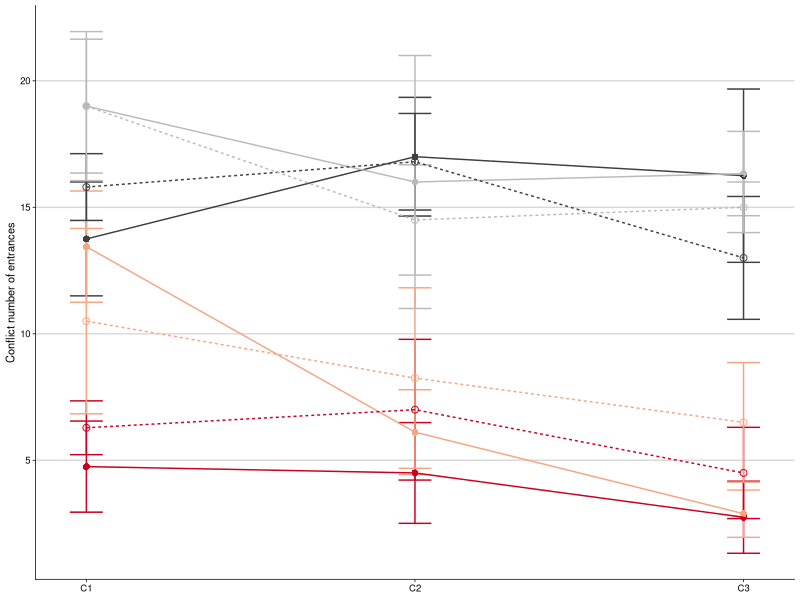
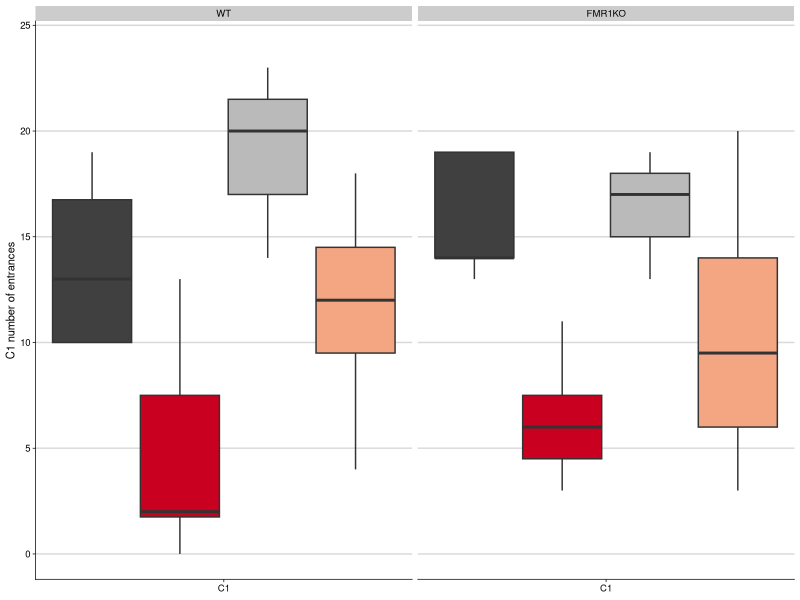
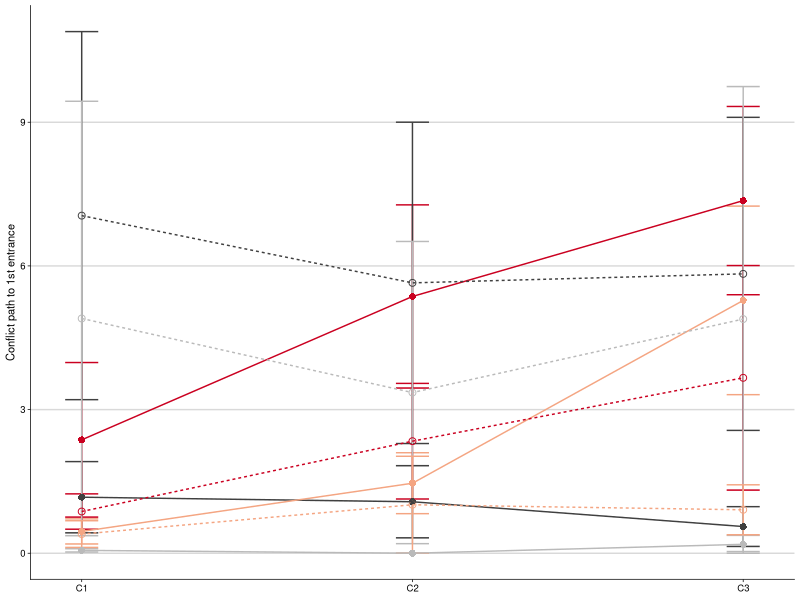
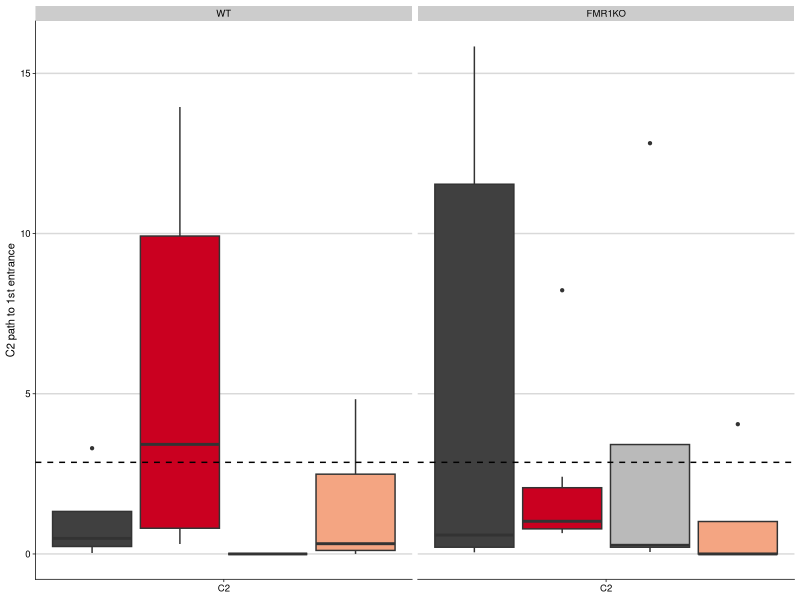
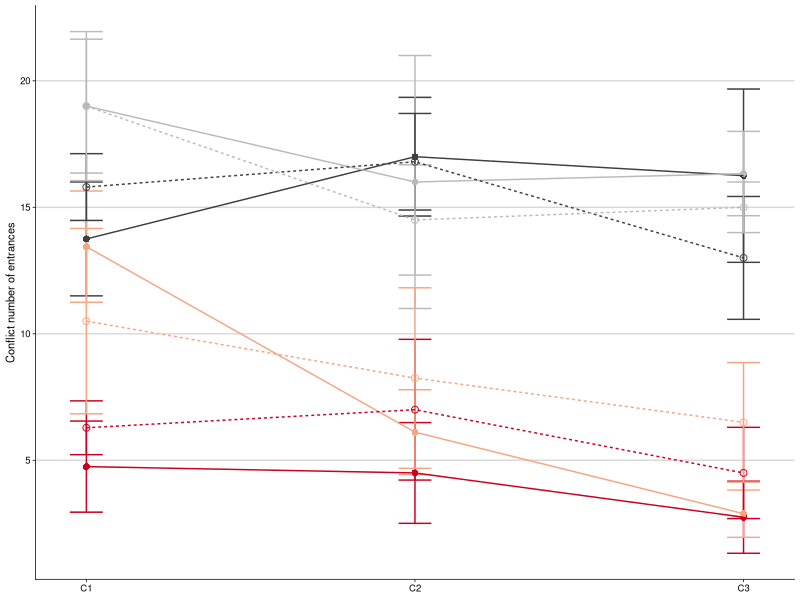
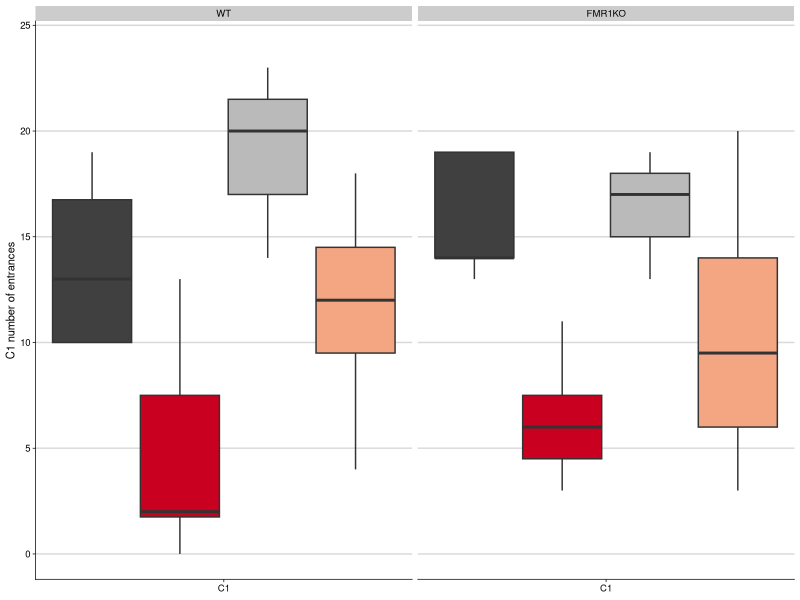
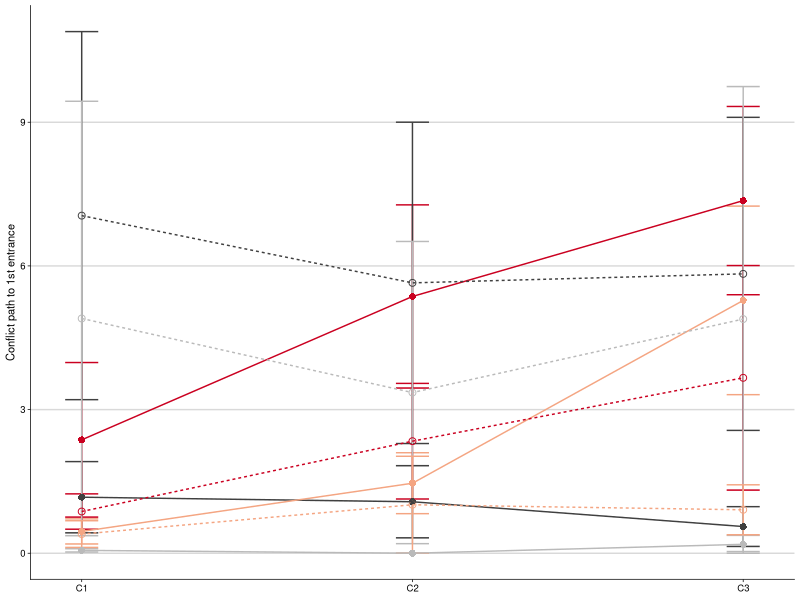
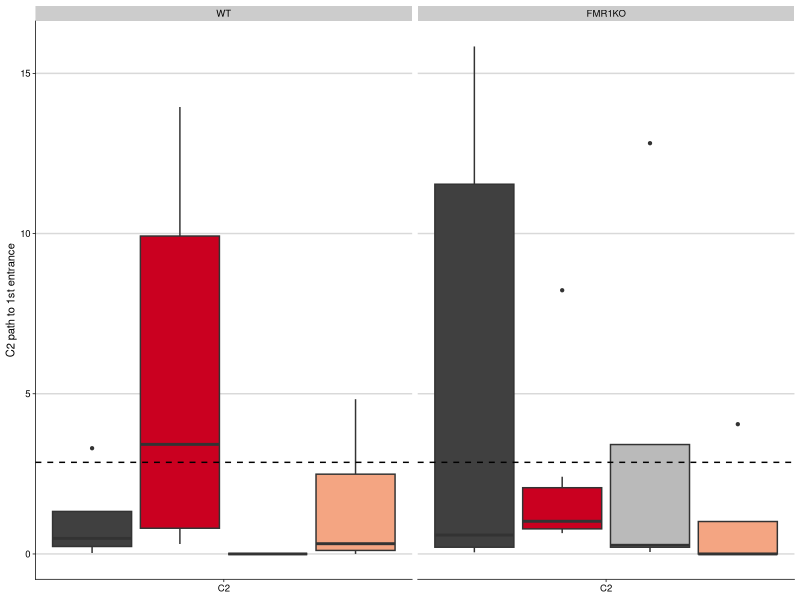

Write R code to recreate these figures, in order.
## ---- chunk 1
library(dplyr) # for subsetting data 
library(car) # for fancy ANOVA
library(ggplot2) # for plotting
library(cowplot) # for "easier"" ggplot themes

knitr::opts_chunk$set(fig.path = '../figures/01_behavior/')

colorvalAPA2 <-  c( "#404040","#ca0020", "#bababa", "#f4a582")
## ---- chunk 2
behavior <- read.csv("../results/behaviordata.csv", header = T)
behavior$APA2 <- factor(behavior$APA2, levels = c("yoked-consistent","consistent", "yoked-conflict","conflict")) ## relevel then rename factors treatment
behavior$Genotype <- factor(behavior$Genotype, levels = c("WT","FMR1KO")) # relevel genotype

PathNum <- read.csv("../results/behaviordatasummary.csv", header = T)
PathNum$APA2 <- factor(PathNum$APA2, levels = c("yoked-consistent","consistent", "yoked-conflict","conflict")) ## relevel then rename factors treatment
PathNum$Genotype <- factor(PathNum$Genotype, levels = c("WT","FMR1KO")) # relevel genotype

## ---- chunk 3
conflictnum <- PathNum  %>% 
  filter(TrainSessionComboNum %in% c("6", "7", "8")) %>% 
  filter(measure == "Number of Entrances") %>% 
  #filter(Genotype == "WT") %>% 
  ggplot(aes(x=, TrainSessionComboNum, y=m, color=APA2, shape=Genotype)) + 
    geom_errorbar(aes(ymin=m-se, ymax=m+se), width=.1) +
    geom_point(size = 2) +
   geom_line(aes(linetype=Genotype, colour=APA2)) +
   scale_y_continuous(name= "Conflict number of entrances") +
    scale_x_continuous(name=NULL, 
                       breaks = c(1, 2, 3, 4, 5, 6, 7, 8, 9),
                       labels = c( "Pre.", "T1", "T2", "T3",
                                   "Retest", "C1", "C2","C3", 
                                   "Reten.")) +
  theme_cowplot(font_size = 8, line_size = 0.25) +
  background_grid(major = "y", minor = "none") +
  scale_color_manual(values = colorvalAPA2)  +
  theme(legend.title=element_blank()) +
  theme(legend.position="none") +
  scale_shape_manual(values=c(16,1)) 
conflictnum

pdf(file="../figures/01_behavior/conflictnum.pdf", width=1.5, height=2)
plot(conflictnum)
dev.off()
## ---- chunk 4
conflict6 <- behavior %>%
    filter(TrainSessionComboNum %in% c("6")) %>% 
  ggplot(aes(x = as.numeric(TrainSessionComboNum), y = NumEntrances, fill=APA2)) +
  geom_boxplot(outlier.size=0.8, lwd=0.5) +
  facet_wrap(~Genotype) +
  scale_fill_manual(values = colorvalAPA2) +  
 scale_x_continuous(name=NULL, 
                       breaks = c(6),
                       labels = c("C1")) +
   scale_y_continuous(name = "C1 number of entrances",
                      limits = c(0,24)) +
    #geom_hline(yintercept=c(16.6875), color="black", linetype = "dashed" ) + 
    #  geom_hline(yintercept=c(8.75), color="red", linetype = "dashed" ) + 
  theme_cowplot(font_size = 8, line_size = 0.25) + 
  theme(legend.position="none") +
    background_grid(major = "y", minor = "none") 
conflict6

pdf(file="../figures/01_behavior/conflict6.pdf", width=1.75, height=1.9)
plot(conflict6)
dev.off()
## ---- chunk 5
conflictpath <- PathNum  %>% 
  filter(TrainSessionComboNum %in% c("6", "7", "8")) %>% 
  filter(measure == "Path to the 1st Entrance") %>% 
  #filter(Genotype == "WT") %>% 
  ggplot(aes(x=, TrainSessionComboNum, y=m, color=APA2, shape=Genotype)) + 
    geom_errorbar(aes(ymin=m-se, ymax=m+se), width=.1) +
    geom_point(size = 2) +
   geom_line(aes(linetype=Genotype, colour=APA2)) +
   scale_y_continuous(name= "Conflict path to 1st entrance") +
    scale_x_continuous(name=NULL, 
                       breaks = c(1, 2, 3, 4, 5, 6, 7, 8, 9),
                       labels = c( "Pre.", "T1", "T2", "T3",
                                   "Retest", "C1", "C2","C3", 
                                   "Reten.")) +
  theme_cowplot(font_size = 8, line_size = 0.25) +
  background_grid(major = "y", minor = "none") +
  scale_color_manual(values = colorvalAPA2)  +
  theme(legend.title=element_blank()) +
  theme(legend.position="none") +
  scale_shape_manual(values=c(16,1)) 
conflictpath

pdf(file="../figures/01_behavior/conflictpath.pdf", width=1.5, height=2)
plot(conflictpath)
dev.off()
## ---- chunk 6

conflict7 <- behavior %>%
    filter(TrainSessionComboNum %in% c("7")) %>% 
  ggplot(aes(x = as.numeric(TrainSessionComboNum), y = Path1stEntr, fill=APA2)) +
  geom_boxplot(outlier.size=0.8, lwd=0.5) +
  facet_wrap(~Genotype) +
  scale_fill_manual(values = colorvalAPA2) +  
 scale_x_continuous(name=NULL, 
                       breaks = c(7),
                       labels = c("C2")) +
   scale_y_continuous(name = "C2 path to 1st entrance") +
    geom_hline(yintercept=c(2.859524), color="black" , linetype = "dashed") + 
  theme_cowplot(font_size = 8, line_size = 0.25) + 
  theme(legend.position="none") +
    background_grid(major = "y", minor = "none") 
conflict7

pdf(file="../figures/01_behavior/conflict7.pdf", width=1.75, height=1.9)
plot(conflict7)
dev.off()
## ---- chunk 7
PathNumStats <- behavior  %>% 
  filter(TrainSessionComboNum  %in% c("7")) 
TukeyHSD(aov(data = PathNumStats, Path1stEntr ~ Genotype * APA2))

PathNumStats <- behavior  %>% 
  filter(TrainSessionComboNum  %in% c("6")) 
TukeyHSD(aov(data = PathNumStats, NumEntrances ~ Genotype * APA2))
## ---- chunk 8
## conflict
PathNumStats <- behavior  %>% 
  filter(TrainSessionComboNum == "6") 
Anova(lm(data = PathNumStats, NumEntrances ~ Genotype * APA2 ), type = 3)
summary(aov(NumEntrances ~  APA2 * Genotype, data=PathNumStats))
TukeyHSD(aov(NumEntrances~  APA2 * Genotype, data=PathNumStats))
mean(PathNumStats$NumEntrances)

PathNumStats <- behavior  %>% 
  filter(TrainSessionComboNum == "6",
         APA2 %in% c("yoked-consistent", "yoked-conflict")) 
mean(PathNumStats$NumEntrances)

PathNumStats <- behavior  %>% 
  filter(TrainSessionComboNum == "6",
         APA2 %in% c("consistent", "conflict")) 
mean(PathNumStats$NumEntrances)

PathNumStats <- behavior  %>% 
  filter(TrainSessionComboNum == "7") 
Anova(lm(data = PathNumStats, Path1stEntr ~ Genotype * APA2 ), type = 3)
summary(aov(Path1stEntr~  APA2 * Genotype, data=PathNumStats))
TukeyHSD(aov(Path1stEntr~  APA2 * Genotype, data=PathNumStats))
mean(PathNumStats$Path1stEntr)

PathNumStats <- behavior  %>% 
  filter(TrainSessionComboNum == "7",
         Genotype == "WT")
Anova(lm(data = PathNumStats, Path1stEntr ~  APA2 ), type = 3)
summary(aov(Path1stEntr~  APA2, data=PathNumStats))
TukeyHSD(aov(Path1stEntr~  APA2, data=PathNumStats))

